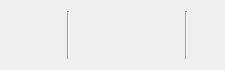
<?xml version="1.0" encoding="UTF-8"?>
<ui version="4.0">
 <class>LangItem</class>
 <widget class="QWidget" name="LangItem">
  <property name="geometry">
   <rect>
    <x>0</x>
    <y>0</y>
    <width>225</width>
    <height>70</height>
   </rect>
  </property>
  <property name="minimumSize">
   <size>
    <width>225</width>
    <height>70</height>
   </size>
  </property>
  <property name="maximumSize">
   <size>
    <width>16777215</width>
    <height>70</height>
   </size>
  </property>
  <property name="windowTitle">
   <string>Form</string>
  </property>
  <layout class="QGridLayout" name="gridLayout">
   <item row="0" column="0">
    <widget class="QLabel" name="langPic">
     <property name="sizePolicy">
      <sizepolicy hsizetype="Expanding" vsizetype="Expanding">
       <horstretch>0</horstretch>
       <verstretch>0</verstretch>
      </sizepolicy>
     </property>
     <property name="minimumSize">
      <size>
       <width>50</width>
       <height>50</height>
      </size>
     </property>
     <property name="maximumSize">
      <size>
       <width>50</width>
       <height>50</height>
      </size>
     </property>
     <property name="styleSheet">
      <string notr="true">background:rgba(0,0,0,0%);</string>
     </property>
     <property name="text">
      <string/>
     </property>
     <property name="alignment">
      <set>Qt::AlignCenter</set>
     </property>
    </widget>
   </item>
   <item row="0" column="7">
    <widget class="QLabel" name="del">
     <property name="minimumSize">
      <size>
       <width>20</width>
       <height>20</height>
      </size>
     </property>
     <property name="maximumSize">
      <size>
       <width>20</width>
       <height>20</height>
      </size>
     </property>
     <property name="styleSheet">
      <string notr="true">background:rgba(0,0,0,0%);</string>
     </property>
     <property name="text">
      <string/>
     </property>
     <property name="alignment">
      <set>Qt::AlignCenter</set>
     </property>
    </widget>
   </item>
   <item row="0" column="1">
    <widget class="Line" name="line">
     <property name="orientation">
      <enum>Qt::Vertical</enum>
     </property>
    </widget>
   </item>
   <item row="0" column="6">
    <widget class="Line" name="line_2">
     <property name="orientation">
      <enum>Qt::Vertical</enum>
     </property>
    </widget>
   </item>
   <item row="0" column="2">
    <widget class="QLabel" name="langName">
     <property name="minimumSize">
      <size>
       <width>60</width>
       <height>50</height>
      </size>
     </property>
     <property name="maximumSize">
      <size>
       <width>16777215</width>
       <height>50</height>
      </size>
     </property>
     <property name="font">
      <font>
       <pointsize>15</pointsize>
      </font>
     </property>
     <property name="styleSheet">
      <string notr="true">background:rgba(0,0,0,0%);</string>
     </property>
     <property name="text">
      <string/>
     </property>
     <property name="alignment">
      <set>Qt::AlignLeading|Qt::AlignLeft|Qt::AlignVCenter</set>
     </property>
    </widget>
   </item>
  </layout>
 </widget>
 <resources/>
 <connections/>
</ui>
